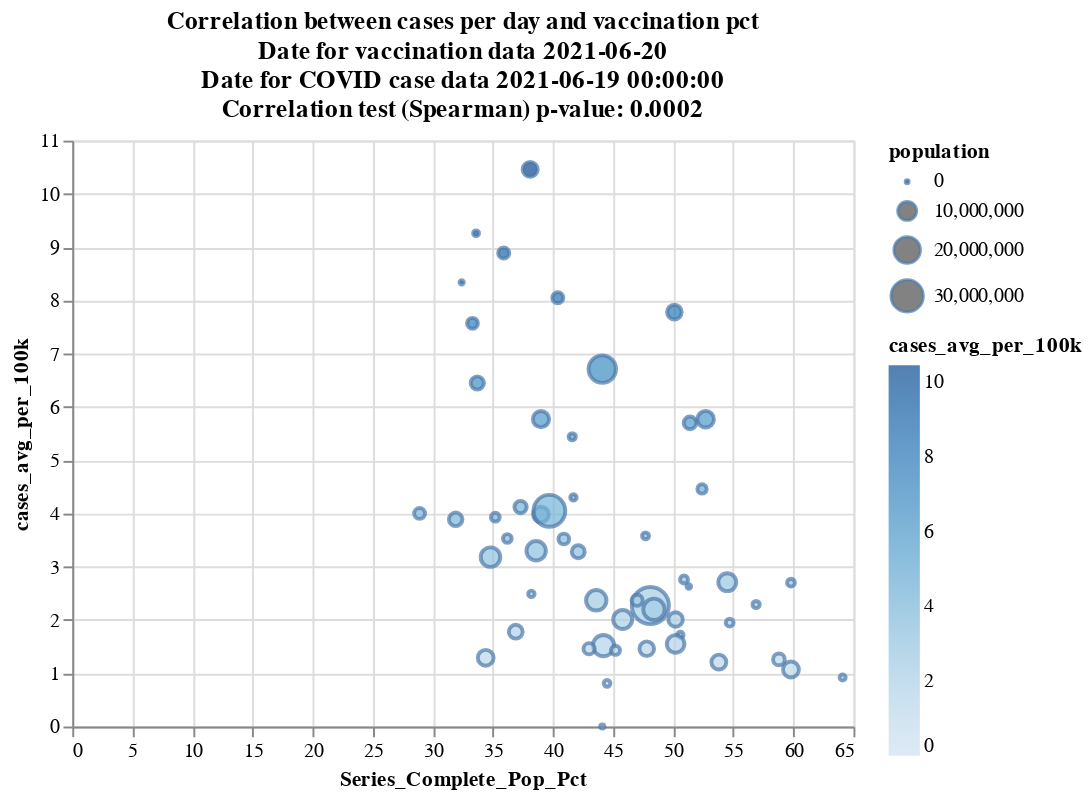

Notebook code for this chart:
### Code cell
(
    alt.Chart(
        vaccine_covid_df, 
        title=[
            f'Correlation between cases per day and vaccination pct',
            f"Date for vaccination data {vaccination_df['Date'].tail(1).item()}",
            f"Date for COVID case data {last_moving_average_df['date'].tail(1).item()}",            
            f"Correlation test (Spearman) p-value: {p_val:0.4f}"
              ]
        )
    .mark_point()
    .encode(
        y='cases_avg_per_100k:Q',
        x=alt.X('Series_Complete_Pop_Pct:Q'),
        size = 'population',
        tooltip='state',
        fill='cases_avg_per_100k'
    )
)

### Figure 1 — Vega-Lite specification as saved in the notebook (floating-point values rounded to 4 significant figures)
{"config": {"view": {"continuousWidth": 400, "continuousHeight": 300}}, "data": {"name": "data-c014468e2e4e6216060f0502befdaf2a"}, "mark": "point", "encoding": {"fill": {"type": "quantitative", "field": "cases_avg_per_100k"}, "size": {"type": "quantitative", "field": "population"}, "tooltip": {"type": "nominal", "field": "state"}, "x": {"type": "quantitative", "field": "Series_Complete_Pop_Pct"}, "y": {"type": "quantitative", "field": "cases_avg_per_100k"}}, "title": ["Correlation between cases per day and vaccination pct", "Date for vaccination data 2021-06-20", "Date for COVID case data 2021-06-19 00:00:00", "Correlation test (Spearman) p-value: 0.0002"], "$schema": "https://vega.github.io/schema/vega-lite/v4.8.1.json", "datasets": {"data-c014468e2e4e6216060f0502befdaf2a": [{"state": "Alabama", "cases_avg_per_100k": 3.89, "deaths_avg_per_100k": 0.12, "population": 4903000.0, "Admin_Per_100K": 66940.0, "Admin_Per_100k_18Plus": 84320.0, "Series_Complete_Pop_Pct": 31.9, "Series_Complete_12PlusPop_Pct": 37.3}, {"state": "Alaska", "cases_avg_per_100k": 4.3, "deaths_avg_per_100k": 0.0, "population": 731500.0, "Admin_Per_100K": 87480.0, "Admin_Per_100k_18Plus": 110300.0, "Series_Complete_Pop_Pct": 41.7, "Series_Complete_12PlusPop_Pct": 50.0}, {"state": "Arizona", "cases_avg_per_100k": 5.77, "deaths_avg_per_100k": 0.15, "population": 7279000.0, "Admin_Per_100K": 87200.0, "Admin_Per_100k_18Plus": 107900.0, "Series_Complete_Pop_Pct": 39.0, "Series_Complete_12PlusPop_Pct": 45.7}, {"state": "Arkansas", "cases_avg_per_100k": 7.57, "deaths_avg_per_100k": 0.09, "population": 3018000.0, "Admin_Per_100K": 72430.0, "Admin_Per_100k_18Plus": 91370.0, "Series_Complete_Pop_Pct": 33.3, "Series_Complete_12PlusPop_Pct": 39.3}, {"state": "California", "cases_avg_per_100k": 2.27, "deaths_avg_per_100k": 0.06, "population": 39510000.0, "Admin_Per_100K": 105000.0, "Admin_Per_100k_18Plus": 128100.0, "Series_Complete_Pop_Pct": 48.1, "Series_Complete_12PlusPop_Pct": 56.4}, {"state": "Colorado", "cases_avg_per_100k": 7.78, "deaths_avg_per_100k": 0.11, "population": 5759000.0, "Admin_Per_100K": 104800.0, "Admin_Per_100k_18Plus": 126900.0, "Series_Complete_Pop_Pct": 50.1, "Series_Complete_12PlusPop_Pct": 58.3}, {"state": "Connecticut", "cases_avg_per_100k": 1.26, "deaths_avg_per_100k": 0.04, "population": 3565000.0, "Admin_Per_100K": 120900.0, "Admin_Per_100k_18Plus": 143200.0, "Series_Complete_Pop_Pct": 58.8, "Series_Complete_12PlusPop_Pct": 67.5}, {"state": "Delaware", "cases_avg_per_100k": 3.58, "deaths_avg_per_100k": 0.04, "population": 973800.0, "Admin_Per_100K": 103300.0, "Admin_Per_100k_18Plus": 124600.0, "Series_Complete_Pop_Pct": 47.7, "Series_Complete_12PlusPop_Pct": 55.3}, {"state": "District of Columbia", "cases_avg_per_100k": 1.72, "deaths_avg_per_100k": 0.08, "population": 705700.0, "Admin_Per_100K": 119500.0, "Admin_Per_100k_18Plus": 142700.0, "Series_Complete_Pop_Pct": 50.6, "Series_Complete_12PlusPop_Pct": 58.6}, {"state": "Florida", "cases_avg_per_100k": 6.71, "deaths_avg_per_100k": 0.19, "population": 21480000.0, "Admin_Per_100K": 95340.0, "Admin_Per_100k_18Plus": 115200.0, "Series_Complete_Pop_Pct": 44.1, "Series_Complete_12PlusPop_Pct": 50.6}, {"state": "Georgia", "cases_avg_per_100k": 3.18, "deaths_avg_per_100k": 0.2, "population": 10620000.0, "Admin_Per_100K": 76290.0, "Admin_Per_100k_18Plus": 96760.0, "Series_Complete_Pop_Pct": 34.8, "Series_Complete_12PlusPop_Pct": 41.1}, {"state": "Guam", "cases_avg_per_100k": 2.63, "deaths_avg_per_100k": 0.0, "population": 165800.0, "Admin_Per_100K": 109200.0, "Admin_Per_100k_18Plus": 131200.0, "Series_Complete_Pop_Pct": 51.3, "Series_Complete_12PlusPop_Pct": 60.1}, {"state": "Hawaii", "cases_avg_per_100k": 2.76, "deaths_avg_per_100k": 0.05, "population": 1416000.0, "Admin_Per_100K": 117300.0, "Admin_Per_100k_18Plus": 141500.0, "Series_Complete_Pop_Pct": 50.9, "Series_Complete_12PlusPop_Pct": 59.4}, {"state": "Idaho", "cases_avg_per_100k": 3.93, "deaths_avg_per_100k": 0.05, "population": 1787000.0, "Admin_Per_100K": 72790.0, "Admin_Per_100k_18Plus": 97130.0, "Series_Complete_Pop_Pct": 35.2, "Series_Complete_12PlusPop_Pct": 42.1}, {"state": "Illinois", "cases_avg_per_100k": 1.52, "deaths_avg_per_100k": 0.11, "population": 12670000.0, "Admin_Per_100K": 99220.0, "Admin_Per_100k_18Plus": 120800.0, "Series_Complete_Pop_Pct": 44.2, "Series_Complete_12PlusPop_Pct": 51.6}, {"state": "Indiana", "cases_avg_per_100k": 3.98, "deaths_avg_per_100k": 0.11, "population": 6732000.0, "Admin_Per_100K": 81300.0, "Admin_Per_100k_18Plus": 102100.0, "Series_Complete_Pop_Pct": 39.0, "Series_Complete_12PlusPop_Pct": 46.0}, {"state": "Iowa", "cases_avg_per_100k": 2.37, "deaths_avg_per_100k": 0.06, "population": 3155000.0, "Admin_Per_100K": 94730.0, "Admin_Per_100k_18Plus": 118100.0, "Series_Complete_Pop_Pct": 47.0, "Series_Complete_12PlusPop_Pct": 55.4}, {"state": "Kansas", "cases_avg_per_100k": 3.52, "deaths_avg_per_100k": 0.11, "population": 2913000.0, "Admin_Per_100K": 83700.0, "Admin_Per_100k_18Plus": 106500.0, "Series_Complete_Pop_Pct": 40.9, "Series_Complete_12PlusPop_Pct": 48.6}, {"state": "Kentucky", "cases_avg_per_100k": 3.28, "deaths_avg_per_100k": 0.07, "population": 4468000.0, "Admin_Per_100K": 87350.0, "Admin_Per_100k_18Plus": 108800.0, "Series_Complete_Pop_Pct": 42.1, "Series_Complete_12PlusPop_Pct": 49.4}, {"state": "Louisiana", "cases_avg_per_100k": 6.45, "deaths_avg_per_100k": 0.12, "population": 4649000.0, "Admin_Per_100K": 70400.0, "Admin_Per_100k_18Plus": 89960.0, "Series_Complete_Pop_Pct": 33.7, "Series_Complete_12PlusPop_Pct": 40.0}, {"state": "Maine", "cases_avg_per_100k": 2.7, "deaths_avg_per_100k": 0.1, "population": 1344000.0, "Admin_Per_100K": 117700.0, "Admin_Per_100k_18Plus": 137500.0, "Series_Complete_Pop_Pct": 59.8, "Series_Complete_12PlusPop_Pct": 67.9}, {"state": "Maryland", "cases_avg_per_100k": 1.21, "deaths_avg_per_100k": 0.06, "population": 6046000.0, "Admin_Per_100K": 110200.0, "Admin_Per_100k_18Plus": 133500.0, "Series_Complete_Pop_Pct": 53.8, "Series_Complete_12PlusPop_Pct": 63.0}, {"state": "Massachusetts", "cases_avg_per_100k": 1.07, "deaths_avg_per_100k": 0.06, "population": 6893000.0, "Admin_Per_100K": 125600.0, "Admin_Per_100k_18Plus": 147500.0, "Series_Complete_Pop_Pct": 59.8, "Series_Complete_12PlusPop_Pct": 68.3}, {"state": "Michigan", "cases_avg_per_100k": 2.01, "deaths_avg_per_100k": 0.12, "population": 9987000.0, "Admin_Per_100K": 92520.0, "Admin_Per_100k_18Plus": 112800.0, "Series_Complete_Pop_Pct": 45.8, "Series_Complete_12PlusPop_Pct": 53.3}, {"state": "Minnesota", "cases_avg_per_100k": 2.01, "deaths_avg_per_100k": 0.08, "population": 5640000.0, "Admin_Per_100K": 101900.0, "Admin_Per_100k_18Plus": 125300.0, "Series_Complete_Pop_Pct": 50.2, "Series_Complete_12PlusPop_Pct": 59.1}, {"state": "Mississippi", "cases_avg_per_100k": 4.0, "deaths_avg_per_100k": 0.09, "population": 2976000.0, "Admin_Per_100K": 62550.0, "Admin_Per_100k_18Plus": 80350.0, "Series_Complete_Pop_Pct": 28.9, "Series_Complete_12PlusPop_Pct": 34.1}, {"state": "Missouri", "cases_avg_per_100k": 10.46, "deaths_avg_per_100k": 0.1, "population": 6137000.0, "Admin_Per_100K": 81620.0, "Admin_Per_100k_18Plus": 101400.0, "Series_Complete_Pop_Pct": 38.1, "Series_Complete_12PlusPop_Pct": 44.6}, {"state": "Montana", "cases_avg_per_100k": 5.44, "deaths_avg_per_100k": 0.13, "population": 1069000.0, "Admin_Per_100K": 86140.0, "Admin_Per_100k_18Plus": 105800.0, "Series_Complete_Pop_Pct": 41.6, "Series_Complete_12PlusPop_Pct": 48.4}, {"state": "Nebraska", "cases_avg_per_100k": 1.43, "deaths_avg_per_100k": 0.01, "population": 1934000.0, "Admin_Per_100K": 92290.0, "Admin_Per_100k_18Plus": 117400.0, "Series_Complete_Pop_Pct": 45.2, "Series_Complete_12PlusPop_Pct": 54.0}, {"state": "Nevada", "cases_avg_per_100k": 8.05, "deaths_avg_per_100k": 0.13, "population": 3080000.0, "Admin_Per_100K": 87100.0, "Admin_Per_100k_18Plus": 108600.0, "Series_Complete_Pop_Pct": 40.4, "Series_Complete_12PlusPop_Pct": 47.4}, {"state": "New Hampshire", "cases_avg_per_100k": 1.95, "deaths_avg_per_100k": 0.07, "population": 1360000.0, "Admin_Per_100K": 110100.0, "Admin_Per_100k_18Plus": 128900.0, "Series_Complete_Pop_Pct": 54.7, "Series_Complete_12PlusPop_Pct": 62.0}, {"state": "New Jersey", "cases_avg_per_100k": 2.71, "deaths_avg_per_100k": 0.07, "population": 8882000.0, "Admin_Per_100K": 111200.0, "Admin_Per_100k_18Plus": 135200.0, "Series_Complete_Pop_Pct": 54.5, "Series_Complete_12PlusPop_Pct": 63.5}, {"state": "New Mexico", "cases_avg_per_100k": 4.46, "deaths_avg_per_100k": 0.13, "population": 2097000.0, "Admin_Per_100K": 109300.0, "Admin_Per_100k_18Plus": 134300.0, "Series_Complete_Pop_Pct": 52.4, "Series_Complete_12PlusPop_Pct": 61.4}, {"state": "North Carolina", "cases_avg_per_100k": 3.3, "deaths_avg_per_100k": 0.1, "population": 10490000.0, "Admin_Per_100K": 81280.0, "Admin_Per_100k_18Plus": 100200.0, "Series_Complete_Pop_Pct": 38.6, "Series_Complete_12PlusPop_Pct": 45.0}, {"state": "North Dakota", "cases_avg_per_100k": 2.49, "deaths_avg_per_100k": 0.06, "population": 762100.0, "Admin_Per_100K": 83320.0, "Admin_Per_100k_18Plus": 105900.0, "Series_Complete_Pop_Pct": 38.2, "Series_Complete_12PlusPop_Pct": 45.7}, {"state": "Northern Mariana Islands", "cases_avg_per_100k": 0.0, "deaths_avg_per_100k": 0.0, "population": 56880.0, "Admin_Per_100K": 93180.0, "Admin_Per_100k_18Plus": 112300.0, "Series_Complete_Pop_Pct": 44.1, "Series_Complete_12PlusPop_Pct": 51.7}, {"state": "Ohio", "cases_avg_per_100k": 2.37, "deaths_avg_per_100k": 0.09, "population": 11690000.0, "Admin_Per_100K": 89740.0, "Admin_Per_100k_18Plus": 110700.0, "Series_Complete_Pop_Pct": 43.6, "Series_Complete_12PlusPop_Pct": 50.9}, {"state": "Oklahoma", "cases_avg_per_100k": 4.12, "deaths_avg_per_100k": 0.1, "population": 3957000.0, "Admin_Per_100K": 80690.0, "Admin_Per_100k_18Plus": 103100.0, "Series_Complete_Pop_Pct": 37.3, "Series_Complete_12PlusPop_Pct": 44.3}, {"state": "Oregon", "cases_avg_per_100k": 5.7, "deaths_avg_per_100k": 0.08, "population": 4218000.0, "Admin_Per_100K": 105100.0, "Admin_Per_100k_18Plus": 125500.0, "Series_Complete_Pop_Pct": 51.4, "Series_Complete_12PlusPop_Pct": 59.4}, {"state": "Pennsylvania", "cases_avg_per_100k": 2.2, "deaths_avg_per_100k": 0.1, "population": 12800000.0, "Admin_Per_100K": 106300.0, "Admin_Per_100k_18Plus": 128400.0, "Series_Complete_Pop_Pct": 48.4, "Series_Complete_12PlusPop_Pct": 55.9}, {"state": "Puerto Rico", "cases_avg_per_100k": 1.46, "deaths_avg_per_100k": 0.04, "population": 3194000.0, "Admin_Per_100K": 94860.0, "Admin_Per_100k_18Plus": 110000.0, "Series_Complete_Pop_Pct": 43.0, "Series_Complete_12PlusPop_Pct": 48.2}, {"state": "Rhode Island", "cases_avg_per_100k": 2.29, "deaths_avg_per_100k": 0.03, "population": 1059000.0, "Admin_Per_100K": 117400.0, "Admin_Per_100k_18Plus": 138500.0, "Series_Complete_Pop_Pct": 56.9, "Series_Complete_12PlusPop_Pct": 65.0}, {"state": "South Carolina", "cases_avg_per_100k": 1.78, "deaths_avg_per_100k": 0.06, "population": 5149000.0, "Admin_Per_100K": 78220.0, "Admin_Per_100k_18Plus": 96940.0, "Series_Complete_Pop_Pct": 36.9, "Series_Complete_12PlusPop_Pct": 42.9}, {"state": "South Dakota", "cases_avg_per_100k": 0.81, "deaths_avg_per_100k": 0.02, "population": 884700.0, "Admin_Per_100K": 91070.0, "Admin_Per_100k_18Plus": 116600.0, "Series_Complete_Pop_Pct": 44.5, "Series_Complete_12PlusPop_Pct": 53.3}, {"state": "Tennessee", "cases_avg_per_100k": 1.29, "deaths_avg_per_100k": 0.04, "population": 6829000.0, "Admin_Per_100K": 75450.0, "Admin_Per_100k_18Plus": 94340.0, "Series_Complete_Pop_Pct": 34.4, "Series_Complete_12PlusPop_Pct": 40.3}, {"state": "Texas", "cases_avg_per_100k": 4.05, "deaths_avg_per_100k": 0.09, "population": 29000000.0, "Admin_Per_100K": 86220.0, "Admin_Per_100k_18Plus": 110400.0, "Series_Complete_Pop_Pct": 39.7, "Series_Complete_12PlusPop_Pct": 47.7}, {"state": "Utah", "cases_avg_per_100k": 8.89, "deaths_avg_per_100k": 0.02, "population": 3206000.0, "Admin_Per_100K": 86060.0, "Admin_Per_100k_18Plus": 114600.0, "Series_Complete_Pop_Pct": 35.9, "Series_Complete_12PlusPop_Pct": 44.4}, {"state": "Vermont", "cases_avg_per_100k": 0.92, "deaths_avg_per_100k": 0.0, "population": 624000.0, "Admin_Per_100K": 134300.0, "Admin_Per_100k_18Plus": 155300.0, "Series_Complete_Pop_Pct": 64.1, "Series_Complete_12PlusPop_Pct": 72.6}, {"state": "Virgin Islands", "cases_avg_per_100k": 8.34, "deaths_avg_per_100k": 0.27, "population": 104700.0, "Admin_Per_100K": 72560.0, "Admin_Per_100k_18Plus": 90960.0, "Series_Complete_Pop_Pct": 32.4, "Series_Complete_12PlusPop_Pct": 37.9}, {"state": "Virginia", "cases_avg_per_100k": 1.55, "deaths_avg_per_100k": 0.08, "population": 8536000.0, "Admin_Per_100K": 105700.0, "Admin_Per_100k_18Plus": 127700.0, "Series_Complete_Pop_Pct": 50.2, "Series_Complete_12PlusPop_Pct": 58.5}, {"state": "Washington", "cases_avg_per_100k": 5.77, "deaths_avg_per_100k": 0.09, "population": 7615000.0, "Admin_Per_100K": 109500.0, "Admin_Per_100k_18Plus": 132900.0, "Series_Complete_Pop_Pct": 52.7, "Series_Complete_12PlusPop_Pct": 61.7}, {"state": "West Virginia", "cases_avg_per_100k": 3.53, "deaths_avg_per_100k": 0.11, "population": 1792000.0, "Admin_Per_100K": 76990.0, "Admin_Per_100k_18Plus": 92760.0, "Series_Complete_Pop_Pct": 36.2, "Series_Complete_12PlusPop_Pct": 41.6}, {"state": "Wisconsin", "cases_avg_per_100k": 1.46, "deaths_avg_per_100k": 0.08, "population": 5822000.0, "Admin_Per_100K": 99180.0, "Admin_Per_100k_18Plus": 121500.0, "Series_Complete_Pop_Pct": 47.8, "Series_Complete_12PlusPop_Pct": 55.7}, {"state": "Wyoming", "cases_avg_per_100k": 9.26, "deaths_avg_per_100k": 0.22, "population": 578800.0, "Admin_Per_100K": 71380.0, "Admin_Per_100k_18Plus": 90430.0, "Series_Complete_Pop_Pct": 33.6, "Series_Complete_12PlusPop_Pct": 39.6}]}}
